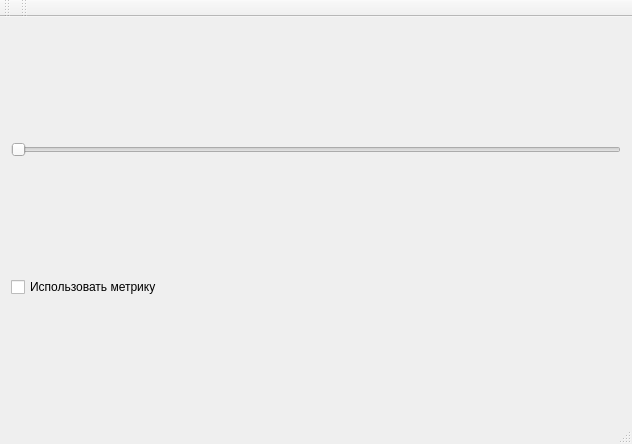
<?xml version="1.0" encoding="UTF-8"?>
<ui version="4.0">
 <class>MainWindow</class>
 <widget class="QMainWindow" name="MainWindow">
  <property name="geometry">
   <rect>
    <x>0</x>
    <y>0</y>
    <width>632</width>
    <height>444</height>
   </rect>
  </property>
  <property name="windowTitle">
   <string>MainWindow</string>
  </property>
  <widget class="QWidget" name="centralWidget">
   <layout class="QGridLayout" name="gridLayout">
    <item row="2" column="0">
     <layout class="QVBoxLayout" name="verticalLayout"/>
    </item>
    <item row="0" column="0">
     <widget class="QSlider" name="horizontalSlider">
      <property name="minimum">
       <number>1</number>
      </property>
      <property name="pageStep">
       <number>5</number>
      </property>
      <property name="orientation">
       <enum>Qt::Horizontal</enum>
      </property>
     </widget>
    </item>
    <item row="1" column="0">
     <widget class="QCheckBox" name="checkBox">
      <property name="text">
       <string>Использовать метрику</string>
      </property>
     </widget>
    </item>
   </layout>
  </widget>
  <widget class="QMenuBar" name="menuBar">
   <property name="geometry">
    <rect>
     <x>0</x>
     <y>0</y>
     <width>632</width>
     <height>21</height>
    </rect>
   </property>
  </widget>
  <widget class="QToolBar" name="mainToolBar">
   <attribute name="toolBarArea">
    <enum>TopToolBarArea</enum>
   </attribute>
   <attribute name="toolBarBreak">
    <bool>false</bool>
   </attribute>
  </widget>
  <widget class="QStatusBar" name="statusBar"/>
  <widget class="QToolBar" name="toolBar">
   <property name="windowTitle">
    <string>toolBar</string>
   </property>
   <attribute name="toolBarArea">
    <enum>TopToolBarArea</enum>
   </attribute>
   <attribute name="toolBarBreak">
    <bool>false</bool>
   </attribute>
  </widget>
 </widget>
 <layoutdefault spacing="6" margin="11"/>
 <resources/>
 <connections/>
</ui>
